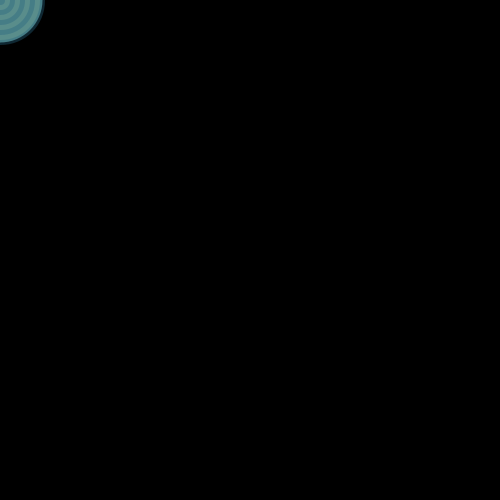
Frame 1 (no input)
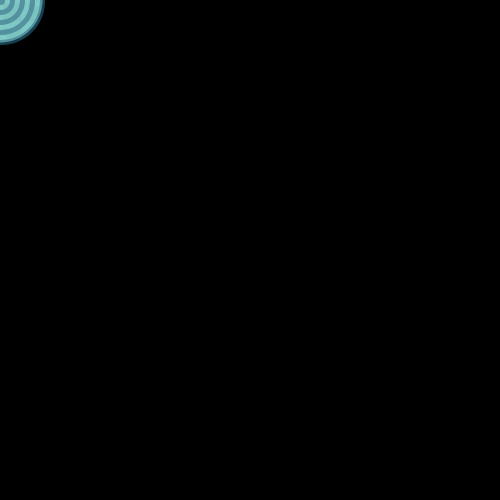
Frame 60 (the mouse pressed at the canvas centre just before this capture)
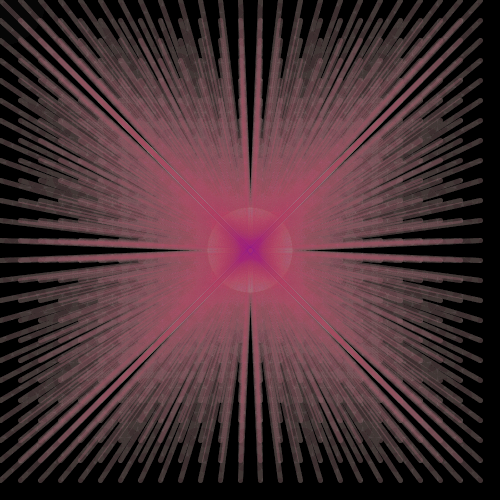
Frame 120 (the mouse held since frame 60 and released just before this capture)

The Processing sketch that drew these frames (run headless with seeded random() and noise(); from frame 60 on, the mouse is pressed at the canvas centre):

// Processing sketch: processing_71192
// ── processing_71192.pde

void setup(){
  size(500,500);
  background(0);
  smooth();
 // stroke(0,0,0,0);
}
void draw(){
  
   noStroke();
  fill(0,0,0,20);
  rect(0,0,width,height);
 //fill(random(0,255), random (0,255), random (0,255),50);
// fill(255);
  //noStroke();
 //stroke(random(0,255), random (0,255), random (0,255),50);
  
  for(int x=0; x < width+5; x += 25){
    for(int y=0;y < height+5; y += 25){
  // ellipse(x,y,10,10);
  for(int r = 5; r < 50; r += 20) {
    ellipse(x,y,r,r);
  }
    }
  }
  
  //if(mousePressed == true){
   noStroke();
  fill(152,240,237,150);
  ellipse(mouseX,mouseY,85,85);
  //stroke(random(0,255), random (0,255), random (0,255),100);
//  stroke(7,77,54,100);
  stroke(random(7,54), random (77,167), random (100,130),100);
  strokeWeight(5);
  noFill();
 for(int r = 5; r < 100; r += 20) {

   ellipse(mouseX,mouseY,r,r);
// }

if(mousePressed == true) {
  stroke(random(0,255), random (0,255), random (0,255),10);
  for(int l = 0; l < height; l += 20) {
     for(int e = 0; e < width; e += 20)

   line(e,l,mouseX,mouseY);
}
  }
  }
}
